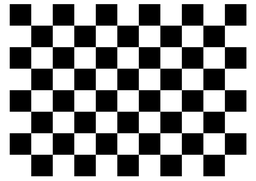
#> input picture Ass_1_tf_Images/homography/image.png, 256 x 181 px, shrunk from 1000 x 707 before the run
$ python homo.py
#> lines starting #> are read from the running program, lines starting #| are printed output that depends on the picture
import numpy as np
import cv2
from numpy.linalg import inv
import math


image = cv2.imread('image.png')
#> image is the input picture: shape (181, 256, 3); min 0, max 255, mean 142.9
#print(image)
#b,g,r = cv2.split(image)
rows,columns,ch = np.shape(image)
#> rows = 181; columns = 256; ch = 3
#print(rows,columns)
#angle = 30
#theta = np.radians(angle)
#c, s = np.cos(theta), np.sin(theta)
#translation works fine 1 0 15 0 1 15
#shear works fine 1 0.2 0 0 1 0 shear in x,
#scale 0.5 0 0 0 1 0 halves in x dir
a=1
b=0
c=0
d=0
e=1
f=0
g=0.001
h=0.001
i=2
homo_array = np.array(((a,b,c), (d, e,f),(g,h,i)))
inv_homo_array = np.linalg.inv(homo_array)

new_image = np.zeros([rows,columns,ch])
image = image.astype(int)
new_image = new_image.astype(int)

#rotation
pixel=1
for c in range(1):
	for px in range(rows):
		for py in range(columns):
			ip_vector = np.array([px,py,1])
			ip_vector.shape=(3,1)
			op_vector = np.dot(homo_array,ip_vector)
			[px_dash,py_dash,w]=op_vector
			px_dash=px_dash/w
			py_dash=py_dash/w
			#print()
			#print(op_vector)
			if np.logical_and(np.logical_and(np.logical_and(px_dash >= 0, px_dash < rows),py_dash >= 0 ),py_dash<columns):
					new_image[int(px_dash),int(py_dash),c]=image[px,py,c]
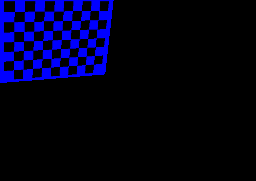
#> new_image: shape (181, 256, 3) int64; mean B, G, R 26.5, 0, 0
					#pixel=pixel+1
					#print(pixel)
cv2.imwrite('fwd_map_homo_2.png',new_image)

$ run again, with Ass_1_tf_Images/homography/100_001_31_31_1.png copied over Ass_1_tf_Images/homography/image.png
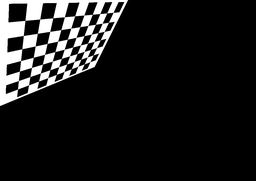
#> input picture Ass_1_tf_Images/homography/100_001_31_31_1.png, 256 x 181 px, shrunk from 1000 x 707 before the run
#> image is the input picture: shape (181, 256, 3); min 0, max 255, mean 29.2
#> `image = image.astype(int)`:
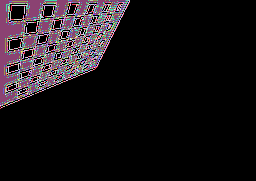
#> image: shape (181, 256, 3) int64; 256 distinct labels, from 0 to 255; one colour per label, 0 black
#> after the loop `for c in range(1):`:
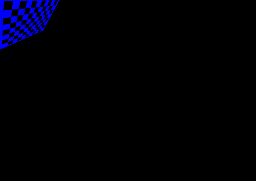
#> new_image: shape (181, 256, 3) int64; mean B, G, R 6.1, 0, 0
